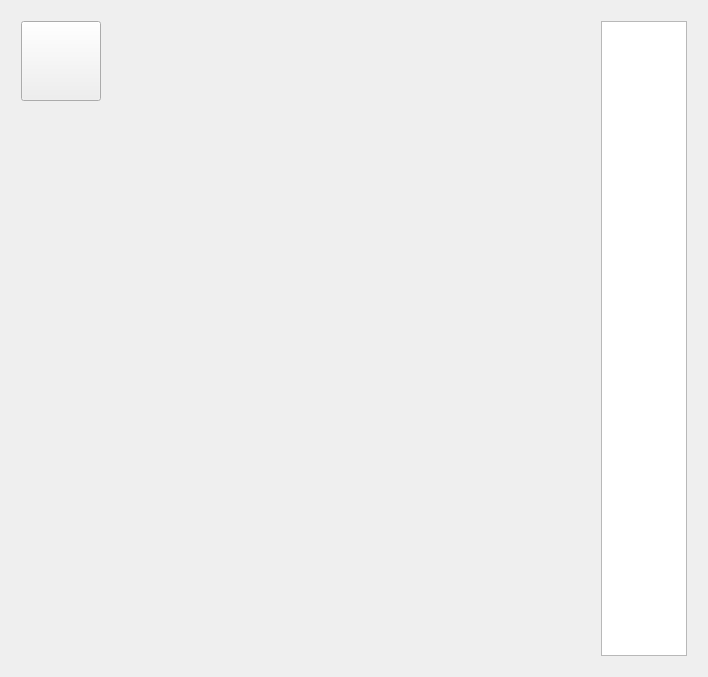
        <widget class="QWidget" name="tab_lrc">
         <attribute name="title">
          <string>歌词</string>
         </attribute>
         <layout class="QVBoxLayout" name="verticalLayout_3">
          <property name="spacing">
           <number>0</number>
          </property>
          <property name="leftMargin">
           <number>11</number>
          </property>
          <property name="topMargin">
           <number>11</number>
          </property>
          <property name="rightMargin">
           <number>11</number>
          </property>
          <property name="bottomMargin">
           <number>11</number>
          </property>
          <item>
           <widget class="LrcWidget" name="widget_lrc" native="true">
            <property name="sizePolicy">
             <sizepolicy hsizetype="Minimum" vsizetype="Minimum">
              <horstretch>0</horstretch>
              <verstretch>0</verstretch>
             </sizepolicy>
            </property>
            <layout class="QHBoxLayout" name="horizontalLayout_5" stretch="4,6">
             <property name="spacing">
              <number>0</number>
             </property>
             <property name="leftMargin">
              <number>10</number>
             </property>
             <property name="topMargin">
              <number>10</number>
             </property>
             <property name="rightMargin">
              <number>10</number>
             </property>
             <property name="bottomMargin">
              <number>10</number>
             </property>
             <item>
              <widget class="QWidget" name="widget_lrc_songInfo" native="true">
               <property name="sizePolicy">
                <sizepolicy hsizetype="MinimumExpanding" vsizetype="MinimumExpanding">
                 <horstretch>0</horstretch>
                 <verstretch>0</verstretch>
                </sizepolicy>
               </property>
               <property name="maximumSize">
                <size>
                 <width>2000</width>
                 <height>16777215</height>
                </size>
               </property>
               <layout class="QVBoxLayout" name="verticalLayout_6" stretch="0,0">
                <property name="spacing">
                 <number>0</number>
                </property>
                <property name="leftMargin">
                 <number>0</number>
                </property>
                <property name="topMargin">
                 <number>0</number>
                </property>
                <property name="rightMargin">
                 <number>0</number>
                </property>
                <property name="bottomMargin">
                 <number>0</number>
                </property>
                <item>
                 <widget class="QPushButton" name="pushButton_dropDown">
                  <property name="sizePolicy">
                   <sizepolicy hsizetype="Fixed" vsizetype="Fixed">
                    <horstretch>0</horstretch>
                    <verstretch>0</verstretch>
                   </sizepolicy>
                  </property>
                  <property name="minimumSize">
                   <size>
                    <width>80</width>
                    <height>80</height>
                   </size>
                  </property>
                  <property name="maximumSize">
                   <size>
                    <width>80</width>
                    <height>80</height>
                   </size>
                  </property>
                  <property name="text">
                   <string/>
                  </property>
                  <property name="iconSize">
                   <size>
                    <width>40</width>
                    <height>40</height>
                   </size>
                  </property>
                 </widget>
                </item>
                <item alignment="Qt::AlignHCenter|Qt::AlignVCenter">
                 <widget class="QWidget" name="widget_lrc_song" native="true">
                  <property name="sizePolicy">
                   <sizepolicy hsizetype="Preferred" vsizetype="Preferred">
                    <horstretch>1</horstretch>
                    <verstretch>1</verstretch>
                   </sizepolicy>
                  </property>
                  <property name="minimumSize">
                   <size>
                    <width>0</width>
                    <height>0</height>
                   </size>
                  </property>
                  <layout class="QVBoxLayout" name="verticalLayout_12" stretch="8,1">
                   <property name="leftMargin">
                    <number>40</number>
                   </property>
                   <property name="topMargin">
                    <number>0</number>
                   </property>
                   <property name="rightMargin">
                    <number>40</number>
                   </property>
                   <property name="bottomMargin">
                    <number>0</number>
                   </property>
                   <item>
                    <widget class="MyLabel" name="label_lrc_albumPic">
                     <property name="sizePolicy">
                      <sizepolicy hsizetype="Expanding" vsizetype="Expanding">
                       <horstretch>1</horstretch>
                       <verstretch>1</verstretch>
                      </sizepolicy>
                     </property>
                     <property name="minimumSize">
                      <size>
                       <width>500</width>
                       <height>500</height>
                      </size>
                     </property>
                     <property name="maximumSize">
                      <size>
                       <width>15645231</width>
                       <height>12354654</height>
                      </size>
                     </property>
                     <property name="text">
                      <string/>
                     </property>
                     <property name="scaledContents">
                      <bool>true</bool>
                     </property>
                     <property name="textInteractionFlags">
                      <set>Qt::NoTextInteraction</set>
                     </property>
                    </widget>
                   </item>
                   <item>
                    <layout class="QVBoxLayout" name="verticalLayout_4">
                     <item>
                      <widget class="EllipsisLabel" name="label_lrc_songName">
                       <property name="maximumSize">
                        <size>
                         <width>16777215</width>
                         <height>16777215</height>
                        </size>
                       </property>
                       <property name="font">
                        <font>
                         <family>华文楷体</family>
                         <pointsize>16</pointsize>
                         <italic>false</italic>
                         <bold>false</bold>
                        </font>
                       </property>
                       <property name="text">
                        <string/>
                       </property>
                       <property name="indent">
                        <number>10</number>
                       </property>
                      </widget>
                     </item>
                     <item>
                      <widget class="EllipsisLabel" name="label_lrc_author">
                       <property name="text">
                        <string/>
                       </property>
                       <property name="indent">
                        <number>12</number>
                       </property>
                      </widget>
                     </item>
                    </layout>
                   </item>
                  </layout>
                 </widget>
                </item>
               </layout>
              </widget>
             </item>
             <item>
              <widget class="QListWidget" name="listWidget_lrc">
               <property name="sizePolicy">
                <sizepolicy hsizetype="MinimumExpanding" vsizetype="MinimumExpanding">
                 <horstretch>0</horstretch>
                 <verstretch>0</verstretch>
                </sizepolicy>
               </property>
               <property name="minimumSize">
                <size>
                 <width>0</width>
                 <height>0</height>
                </size>
               </property>
               <property name="sizeIncrement">
                <size>
                 <width>300</width>
                 <height>300</height>
                </size>
               </property>
               <property name="cursor" stdset="0">
                <cursorShape>OpenHandCursor</cursorShape>
               </property>
               <property name="verticalScrollBarPolicy">
                <enum>Qt::ScrollBarAlwaysOff</enum>
               </property>
               <property name="horizontalScrollBarPolicy">
                <enum>Qt::ScrollBarAlwaysOff</enum>
               </property>
               <property name="sizeAdjustPolicy">
                <enum>QAbstractScrollArea::AdjustToContentsOnFirstShow</enum>
               </property>
               <property name="editTriggers">
                <set>QAbstractItemView::SelectedClicked</set>
               </property>
               <property name="showDropIndicator" stdset="0">
                <bool>false</bool>
               </property>
               <property name="dragDropMode">
                <enum>QAbstractItemView::NoDragDrop</enum>
               </property>
               <property name="defaultDropAction">
                <enum>Qt::IgnoreAction</enum>
               </property>
               <property name="textElideMode">
                <enum>Qt::ElideNone</enum>
               </property>
               <property name="verticalScrollMode">
                <enum>QAbstractItemView::ScrollPerPixel</enum>
               </property>
               <property name="horizontalScrollMode">
                <enum>QAbstractItemView::ScrollPerPixel</enum>
               </property>
               <property name="movement">
                <enum>QListView::Static</enum>
               </property>
               <property name="isWrapping" stdset="0">
                <bool>false</bool>
               </property>
               <property name="resizeMode">
                <enum>QListView::Adjust</enum>
               </property>
               <property name="spacing">
                <number>2</number>
               </property>
               <property name="wordWrap">
                <bool>true</bool>
               </property>
              </widget>
             </item>
            </layout>
           </widget>
          </item>
         </layout>
        </widget>
